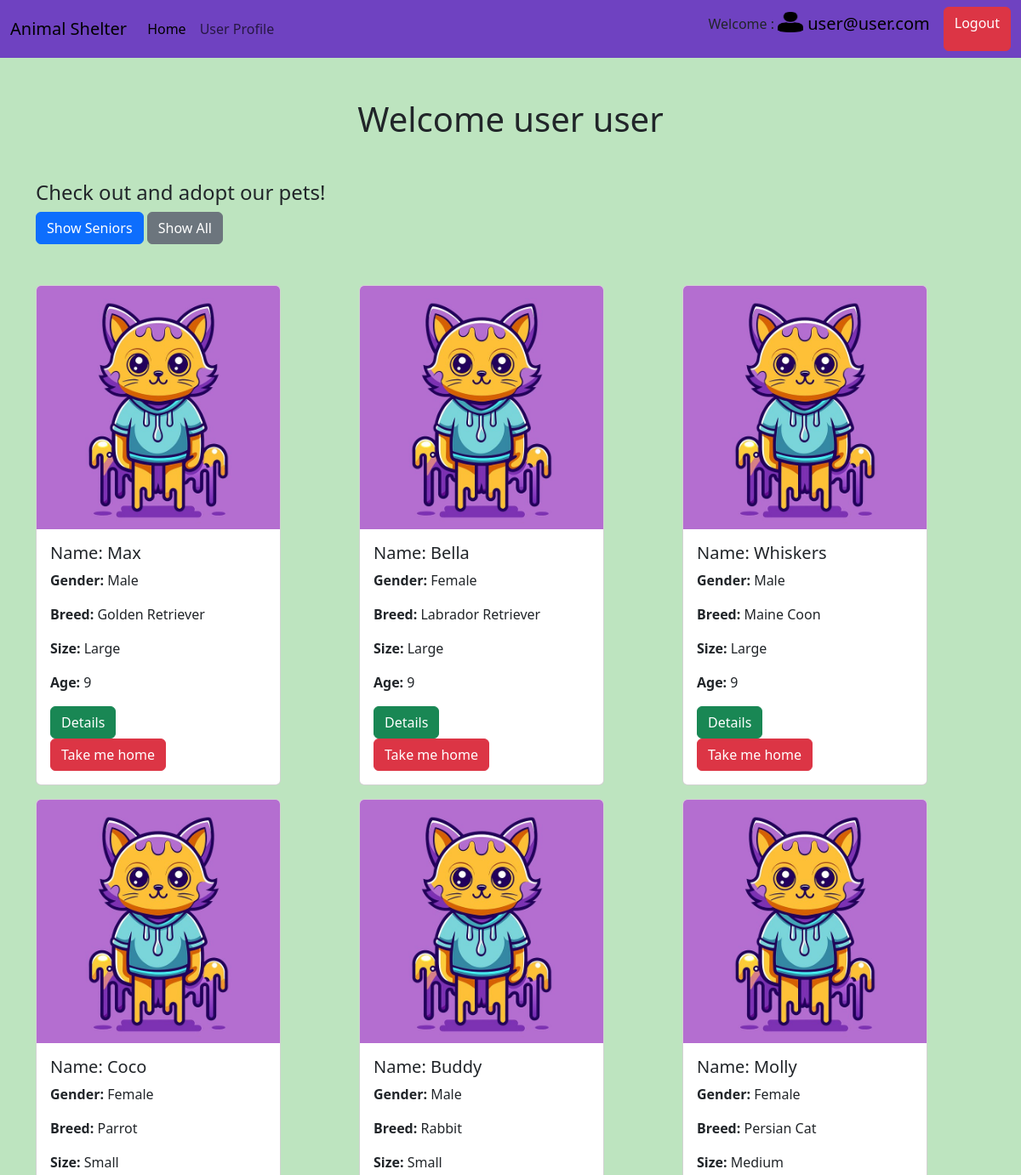
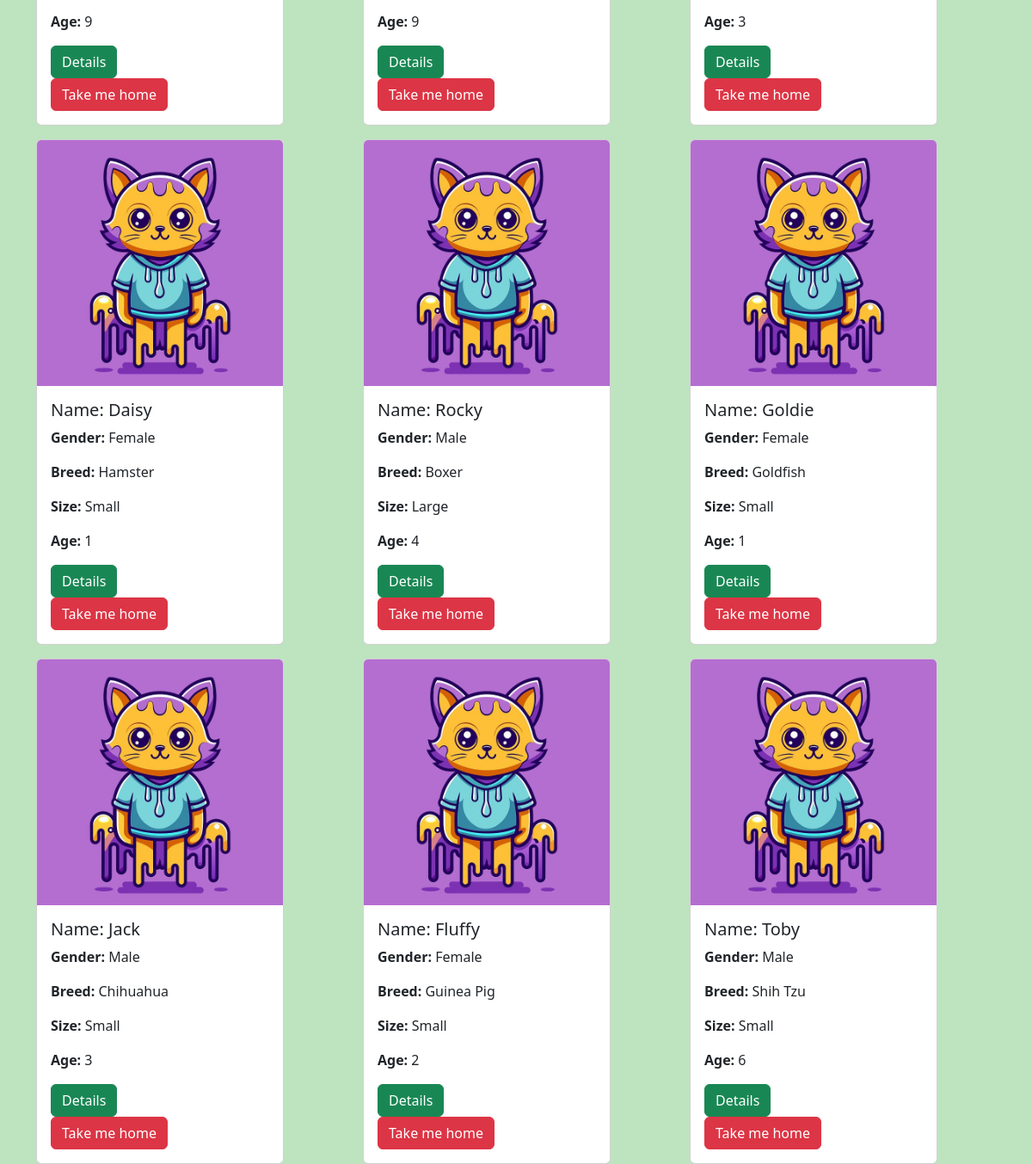
The page /home.php (signed in) on the database its author committed (2 pictures, top to bottom).
### tables this page shows
CREATE TABLE `users` (
  `id` int NOT NULL,
  `first_name` varchar(150) NOT NULL,
  `last_name` varchar(150) NOT NULL,
  `password` varchar(255) NOT NULL,
  `number` text NOT NULL,
  `email` varchar(255) NOT NULL,
  `picture` varchar(255) NOT NULL,
  `address` text NOT NULL,
  `status` varchar(4) NOT NULL DEFAULT 'user'
);

CREATE TABLE `animals` (
  `id` int NOT NULL,
  `name` varchar(100) NOT NULL,
  `gender` varchar(100) NOT NULL,
  `picture` varchar(255) DEFAULT NULL,
  `breed` varchar(255) NOT NULL,
  `size` varchar(255) NOT NULL,
  `age` int NOT NULL,
  `vaccine` varchar(50) NOT NULL,
  `status` varchar(100) NOT NULL DEFAULT 'Available',
  `address` text NOT NULL,
  `description` text NOT NULL
);

### home.php (the view, shortened to what this page needs)
<?php
require_once "db_connect.php";
$sqlanimals = "SELECT * FROM animals WHERE status = 'Available'";
$pResult = mysqli_query($conn, $sqlanimals);
$layout = "";
if (mysqli_num_rows($pResult) == 0) {
    $layout .= "No result found";
} else {
    while ($prow = mysqli_fetch_assoc($pResult)) {
        $layout .= "
        <div>
        <div class='card' style='width: 18rem;'>
        <img src='images/{$prow["picture"]}' class='card-img-top' alt='...'>
        <div class='card-body'>
          <h5 class='card-title'>Name: {$prow["name"]}</h5>
          <p class='card-text'><b>Gender: </b>{$prow["gender"]}</p>
           <p class='card-text'><b>Breed: </b>{$prow["breed"]}</p>
            <p class='card-text'><b>Size: </b>{$prow["size"]}</p>
             <p class='card-text'><b>Age: </b>{$prow["age"]}</p>
          <a href='animals/details.php?id={$prow["id"]}' class='btn btn-success'>Details</a>
          <form method='post' action=''>
            <input type='hidden' name='pet_id' value='{$prow["id"]}'>
            <input name='adopt' type='submit' class='btn btn-danger' value='Take me home'>
          </form>
        </div>
      </div>
      </div>";
    }
}
?>
<!DOCTYPE html>
<html lang="en">
<head>
    <link href="/style/style.css" rel="stylesheet">
    <link href="https://cdn.jsdelivr.net/npm/bootstrap@5.3.3/dist/css/bootstrap.min.css" rel="stylesheet">
</head>
<body style="background-color: rgb(189, 228, 191);">
    <?php require_once "components/navbar.php"; ?>
    <h1 class="text-center mt-5 mb-5">Welcome <?= $row["first_name"] . " " . $row["last_name"] ?></h1>
    <div class="container">
        <h4>Check out and adopt our pets!</h4>
        <a href="pages/senior.php" class="btn btn-primary">Show Seniors</a>
        <a id="unfiltera" class="btn btn-secondary">Show All</a>
        <div id="petsContainer" class="row row-cols-3 row-gap-3 mt-5">
            <?= $layout ?>
        </div>
    </div>
</body>
</html>

### components/navbar.php (shortened to what this page needs)
<?php
$id = isset($_SESSION["adm"]) ? $_SESSION["adm"] : $_SESSION["user"];
$sql = "SELECT * FROM users WHERE id = {$id}";
$result = mysqli_query($conn, $sql);
$row = mysqli_fetch_assoc($result);
?>
<?php if(!isset($_SESSION["user"]) && !isset($_SESSION["adm"])) {?>
    <div class="div"></div>
    <?php } else{?>
<nav class="navbar navbar-expand-lg" style="background-color: #6f42c1;">
    <div class="container-fluid">
        <a class="navbar-brand" href="#">Animal Shelter</a>
        <div class="collapse navbar-collapse" id="navbarSupportedContent">
            <ul class="navbar-nav me-auto mb-2 mb-lg-0">
                <li class="nav-item">
                <?php if($_SERVER['REQUEST_URI'] == '/EBEWD2_CR5_AngeloPane/home.php'){ ?>
                    <a class="nav-link active" aria-current="page" href="home.php">Home</a> <?php }else{ ?>
                        <a class="nav-link active" aria-current="page" href="../home.php">Home</a>   <?php }?>
                </li>
                <?php
                if (isset($_SESSION["user"])) {
                ?>
                    <li class="nav-item">
                        <a class="nav-link" href="pages/user_profile.php">User Profile</a>
                    </li>
               <?php } ?>
            </ul>
            <?php
            if (isset($_SESSION["user"]) || isset($_SESSION["adm"])) {
            ?>
                <div class="d-flex"> <p class="mt-1 p-1">Welcome :     </p>
                <?php if($_SERVER['REQUEST_URI'] == '/EBEWD2_CR5_AngeloPane/pages/user_profile.php'){ ?>
                <a class="navbar-brand" href="#">
                    <?php  } elseif ($_SERVER['REQUEST_URI'] == '/EBEWD2_CR5_AngeloPane/pages/edit_profile.php' || $_SERVER['REQUEST_URI'] == '/EBEWD2_CR5_AngeloPane/pages/dashboard.php') { ?>
                    <a class="navbar-brand" href="user_profile.php"><?php } else { ?>
                        <a class="navbar-brand" href="pages/user_profile.php"> <?php } ?>
                    <?php if($_SERVER['REQUEST_URI'] == '/EBEWD2_CR5_AngeloPane/home.php'){ ?>
                        <img src="images/<?= $row["picture"] ?>" alt="Logo" width="30" height="24" class="d-inline-block align-text-top"> <?php }else{ ?>
                     <img src="../images/<?= $row["picture"] ?>" alt="Logo" width="30" height="24" class="d-inline-block align-text-top"> <?php } ?>
                        <?= $row["email"]?> </a>
                        <?php if($_SERVER['REQUEST_URI'] == '/EBEWD2_CR5_AngeloPane/home.php'){ ?>
                            <a class="btn btn-danger" href="pages/logout.php?logout">Logout</a><?php }else{ ?>
                    <a class="btn btn-danger" href="../pages/logout.php?logout">Logout</a><?php } ?>
                </div>
            <?php } ?>
        </div>
    </div>
</nav> <?php } ?>

### rows shown on the page
users: picture (placeholder picture), email "user@user.com", first_name "user", last_name "user"
animals: picture (picture), name "Max", gender "Male", breed "Golden Retriever", size "Large", age "9"
animals: picture (picture), name "Bella", gender "Female", breed "Labrador Retriever", size "Large", age "9"
animals: picture (picture), name "Whiskers", gender "Male", breed "Maine Coon", size "Large", age "9"
animals: picture (picture), name "Coco", gender "Female", breed "Parrot", size "Small", age "9"
animals: picture (picture), name "Buddy", gender "Male", breed "Rabbit", size "Small", age "9"
animals: picture (picture), name "Molly", gender "Female", breed "Persian Cat", size "Medium", age "3"
animals: picture (picture), name "Daisy", gender "Female", breed "Hamster", size "Small", age "1"
animals: picture (picture), name "Rocky", gender "Male", breed "Boxer", size "Large", age "4"
animals: picture (picture), name "Goldie", gender "Female", breed "Goldfish", size "Small", age "1"
animals: picture (picture), name "Jack", gender "Male", breed "Chihuahua", size "Small", age "3"
animals: picture (picture), name "Fluffy", gender "Female", breed "Guinea Pig", size "Small", age "2"
animals: picture (picture), name "Toby", gender "Male", breed "Shih Tzu", size "Small", age "6"
